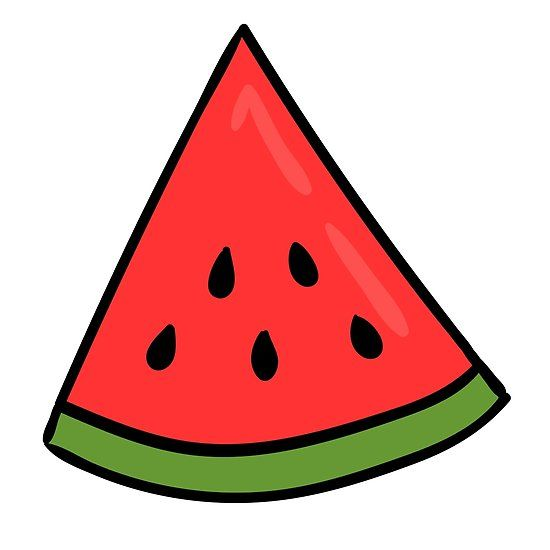
#> input picture Corner-Detection/watermelon.jpg, 550 x 550 px, given as the content of the folder /content/drive/MyDrive/CornerDetection, which was not available
$ jupyter execute 'Corner Detection.ipynb'
#> lines starting #> are read from the running program, lines starting #| are printed output that depends on the picture; after the words box and inside, x2 and y2 are one past the last pixel; in counts of white or black regions, pixels touching at a corner belong together; pictures that were not available may be replaced by others from this repository, and a replacement may not be noted
[cell 1]
import os
import random

import cv2
import numpy as np
import matplotlib.pyplot as plt

from scipy import ndimage as ndi
from scipy.ndimage import maximum_filter
from skimage.filters import gaussian

[cell 2]
from google.colab import drive
drive.mount('/content/drive')

[cell 3]
def min_distance_filter(corners, R, min_dist=12, max_keep=300):

    if not corners:
        return []

    corners_sorted = sorted(corners, key=lambda c: R[c[1], c[0]], reverse=True)

    kept = []
    min_dist2 = float(min_dist * min_dist)

    for (x, y) in corners_sorted:
        ok = True
        for (kx, ky) in kept:
            dx = x - kx
            dy = y - ky
            if dx * dx + dy * dy < min_dist2:
                ok = False
                break

        if ok:
            kept.append((x, y))
            if len(kept) >= max_keep:
                break

    return kept


def process_image(path, debug=False):

    name = path.lower()
    is_checker = ("checker" in name) or ("chess" in name) or ("board" in name)

    # -----------------------------
    # Step 1: Load
    # -----------------------------
    img_color = cv2.imread(path)
    img_gray = cv2.imread(path, cv2.IMREAD_GRAYSCALE)

    if img_color is None or img_gray is None:
        raise ValueError(f"Could not load image at {path}")

    img_rgb0 = cv2.cvtColor(img_color, cv2.COLOR_BGR2RGB)

    display_size = (350, 350)
    img_rgb0_disp = cv2.resize(img_rgb0, display_size)
    img_gray_disp = cv2.resize(img_gray, display_size)

    fig, axes = plt.subplots(1, 2, figsize=(6, 3), dpi=120, constrained_layout=True)
    axes[0].imshow(img_rgb0_disp)
    axes[0].set_title("Original")
    axes[0].axis("off")
    axes[1].imshow(img_gray_disp, cmap="gray")
    axes[1].set_title("Grayscale")
    axes[1].axis("off")
    plt.show()

    # -----------------------------
    # Step 2: Normalize
    # -----------------------------
    img_gray_float = img_gray.astype(np.float32)
    r_min = img_gray_float.min()
    r_max = img_gray_float.max()

    if r_max > r_min:
        img_norm = (img_gray_float - r_min) / (r_max - r_min)
    else:
        img_norm = np.zeros_like(img_gray_float)

    # -----------------------------
    # Step 3: CLAHE
    # -----------------------------
    use_clahe = True
    if use_clahe:
        img_norm_u8 = (img_norm * 255).astype(np.uint8)
        clahe = cv2.createCLAHE(clipLimit=2.0, tileGridSize=(8, 8))
        img_clahe_u8 = clahe.apply(img_norm_u8)
        img_pre = img_clahe_u8.astype(np.float32) / 255.0
    else:
        img_clahe_u8 = (img_norm * 255).astype(np.uint8)
        img_pre = img_norm

    # -----------------------------
    # Step 4: Smooth
    # -----------------------------
    sigma_smooth = 1.2
    img_smooth = gaussian(img_pre, sigma=sigma_smooth)

    fig, axes = plt.subplots(1, 3, figsize=(10, 3.2), dpi=120, constrained_layout=True)
    axes[0].imshow(img_norm, cmap="gray")
    axes[0].set_title("Normalized (0–1)")
    axes[0].axis("off")
    axes[1].imshow(img_pre, cmap="gray")
    axes[1].set_title("After CLAHE (0–1)" if use_clahe else "No CLAHE (0–1)")
    axes[1].axis("off")
    axes[2].imshow(img_smooth, cmap="gray")
    axes[2].set_title(f"Gaussian Smoothed (σ={sigma_smooth})")
    axes[2].axis("off")
    plt.show()

    # -----------------------------
    # Step 5: Sobel
    # -----------------------------
    sobel_x = np.array([[-1, 0, 1],
                        [-2, 0, 2],
                        [-1, 0, 1]], dtype=np.float32)
    sobel_y = np.array([[-1, -2, -1],
                        [0, 0, 0],
                        [1, 2, 1]], dtype=np.float32)

    Ix = ndi.convolve(img_smooth, sobel_x)
    Iy = ndi.convolve(img_smooth, sobel_y)

    fig, axes = plt.subplots(1, 2, figsize=(10, 4), dpi=120, constrained_layout=True)
    axes[0].imshow(Ix, cmap="gray")
    axes[0].set_title("Sobel X (Ix) - Vertical Edges")
    axes[0].axis("off")
    axes[1].imshow(Iy, cmap="gray")
    axes[1].set_title("Sobel Y (Iy) - Horizontal Edges")
    axes[1].axis("off")
    plt.show()

    # -----------------------------
    # Step 6: Products
    # -----------------------------
    Ixx = Ix * Ix
    Iyy = Iy * Iy
    Ixy = Ix * Iy

    fig, axes = plt.subplots(1, 3, figsize=(12, 4), dpi=120, constrained_layout=True)

    axes[0].imshow(Ixx, cmap="gray")
    axes[0].set_title("Ixx = Ix²")
    axes[0].axis("off")

    axes[1].imshow(Iyy, cmap="gray")
    axes[1].set_title("Iyy = Iy²")
    axes[1].axis("off")

    absmax = np.max(np.abs(Ixy)) + 1e-12
    axes[2].imshow(Ixy, cmap="gray", vmin=-absmax, vmax=absmax)
    axes[2].set_title("Ixy = Ix·Iy (symmetric scale)")
    axes[2].axis("off")

    plt.show()


    # -----------------------------
    # Step 7: Tensor smoothing
    # -----------------------------
    Sxx = gaussian(Ixx, sigma=1)
    Syy = gaussian(Iyy, sigma=1)
    Sxy = gaussian(Ixy, sigma=1)

    fig, axes = plt.subplots(1, 3, figsize=(12, 4), dpi=120, constrained_layout=True)
    axes[0].imshow(Sxx, cmap="gray")
    axes[0].set_title("Sxx = smoothed Ix²")
    axes[0].axis("off")
    axes[1].imshow(Syy, cmap="gray")
    axes[1].set_title("Syy = smoothed Iy²")
    axes[1].axis("off")
    axes[2].imshow(Sxy, cmap="gray")
    axes[2].set_title("Sxy = smoothed Ix·Iy")
    axes[2].axis("off")
    plt.show()

    # -----------------------------
    # Step 8: Harris response
    # -----------------------------
    k = 0.04
    detM = Sxx * Syy - (Sxy ** 2)
    traceM = Sxx + Syy
    R = detM - k * (traceM ** 2)

    R_min, R_max = R.min(), R.max()
    R_norm = (R - R_min) / (R_max - R_min + 1e-12)

    fig, axes = plt.subplots(1, 2, figsize=(10, 4), dpi=120, constrained_layout=True)
    axes[0].imshow(R, cmap="gray")
    axes[0].set_title("Raw corner response R")
    axes[0].axis("off")
    axes[1].imshow(R_norm, cmap="gray")
    axes[1].set_title("Normalized corner response R_norm")
    axes[1].axis("off")
    plt.show()

    # -----------------------------
    # Step 9: Adaptive threshold
    # -----------------------------
    R_pos = np.where(R > 0, R, 0)
    R_vals = R_pos[R_pos > 0]

    if R_vals.size == 0:
        print("WARNING: No positive Harris responses found.")
        corner_candidates = np.zeros_like(R_pos, dtype=bool)
        thr = None
        pct = None
    else:
        if is_checker:
            pct = 98.0
            target_min = 200
            target_max = 8000
        else:
            pct = 99.5
            target_min = 80
            target_max = 1200

        thr = np.percentile(R_vals, pct)
        corner_candidates = (R_pos > thr)

        for _ in range(18 if is_checker else 12):
            n_cand = int(np.sum(corner_candidates))
            if n_cand < target_min:
                pct = max(90.0, pct - (0.3 if is_checker else 0.2))
                thr = np.percentile(R_vals, pct)
                corner_candidates = (R_pos > thr)
            elif n_cand > target_max:
                pct = min(99.95, pct + (0.3 if is_checker else 0.2))
                thr = np.percentile(R_vals, pct)
                corner_candidates = (R_pos > thr)
            else:
                break

    if debug:
        print("Adaptive threshold percentile:", pct)
        print("Adaptive threshold value thr:", thr)
        print("Number of candidate corner pixels:", int(np.sum(corner_candidates)))

    # -----------------------------
    # Step 10: NMS + plot (visible points)
    # -----------------------------
    nms_size = 5 if is_checker else 7
    R_local_max = maximum_filter(R_pos, size=nms_size)
    nms_mask = corner_candidates & (R_pos == R_local_max)

    cy, cx = np.where(corner_candidates)
    ny, nx = np.where(nms_mask)

    fig, axes = plt.subplots(1, 2, figsize=(10, 4.8), dpi=120, constrained_layout=True)

    axes[0].imshow(img_pre, cmap="gray")
    axes[0].scatter(cx, cy, s=6, marker="o")
    axes[0].set_title(f"Corner candidates (pct={pct})")
    axes[0].axis("off")

    axes[1].imshow(img_pre, cmap="gray")
    axes[1].scatter(nx, ny, s=10, marker="o")
    axes[1].set_title(f"After NMS (size={nms_size})")
    axes[1].axis("off")

    plt.show()

    print("Number of final corners after NMS:", int(np.sum(nms_mask)))

    # -----------------------------
    # Step 11: Coordinates
    # -----------------------------
    ys, xs = np.where(nms_mask)
    corners = list(zip(xs, ys))

    # -----------------------------
    # Step 12: Minimum distance filter
    # -----------------------------
    if is_checker:
        min_dist = 6
    else:
        min_dist = 12
        if "window" in name:
            min_dist = 8

    max_keep = 8000 if is_checker else 250

    before_md = len(corners)
    corners = min_distance_filter(corners, R_pos, min_dist=min_dist, max_keep=max_keep)
    after_md = len(corners)

    print("Corners BEFORE minDistance:", before_md)
    print("Corners AFTER minDistance:", after_md)

    if is_checker and debug:
        mx = np.array([c[0] for c in corners], dtype=np.int32)
        my = np.array([c[1] for c in corners], dtype=np.int32)
        fig, ax = plt.subplots(figsize=(5, 5), dpi=120, constrained_layout=True)
        ax.imshow(img_pre, cmap="gray")
        ax.scatter(mx, my, s=10, marker="o")
        ax.set_title(f"After minDistance (min_dist={min_dist})")
        ax.axis("off")
        plt.show()

    # -----------------------------
    # Step 13: Sub-pixel refinement
    # -----------------------------
    if len(corners) > 0:
        refine_img = img_clahe_u8 if use_clahe else (img_norm * 255).astype(np.uint8)
        corners_np = np.array(corners, dtype=np.float32).reshape(-1, 1, 2)

        win = (5, 5)
        zero_zone = (-1, -1)
        criteria = (cv2.TERM_CRITERIA_EPS + cv2.TERM_CRITERIA_MAX_ITER, 40, 0.001)

        corners_refined = cv2.cornerSubPix(refine_img, corners_np, win, zero_zone, criteria)
        corners = [(float(p[0][0]), float(p[0][1])) for p in corners_refined]

    # -----------------------------
    # Step 14: Draw corners on display image
    # -----------------------------
    img_h, img_w = img_rgb0.shape[:2]
    disp_w, disp_h = display_size
    sx = disp_w / img_w
    sy = disp_h / img_h

    fig, ax = plt.subplots(figsize=(4.8, 4.8), dpi=120, constrained_layout=True)
    ax.imshow(img_rgb0_disp)
    ax.set_title("Detected corners on original image")
    for x, y in corners:
        ax.scatter(x * sx, y * sy, s=7, c="cyan", marker="o")
    ax.axis("off")
    plt.show()

    return corners

[cell 4]
folder = "/content/drive/MyDrive/CornerDetection"
exts = (".jpg", ".jpeg", ".png", ".bmp")

all_images = [
    os.path.join(folder, f)
    for f in os.listdir(folder)
    if f.lower().endswith(exts)
]

print("Found", len(all_images), "images:")
for p in all_images:
    print(p)

path = random.choice(all_images)
print("Random image chosen:", path)

process_image(path)
#> in process_image, img_color is the input picture: shape (550, 550, 3); mean B, G, R 169.8, 174.8, 225.8
#> in process_image, `plt.show()`:
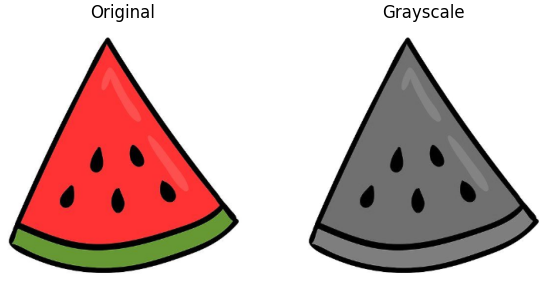
#> figure drawn by matplotlib, 2 panels
#> in process_image, `r_min = img_gray_float.min()`: r_min = 0
#> in process_image, `r_max = img_gray_float.max()`: r_max = 255
#> in process_image, `img_smooth = gaussian(img_pre, sigma=sigma_smooth)`:
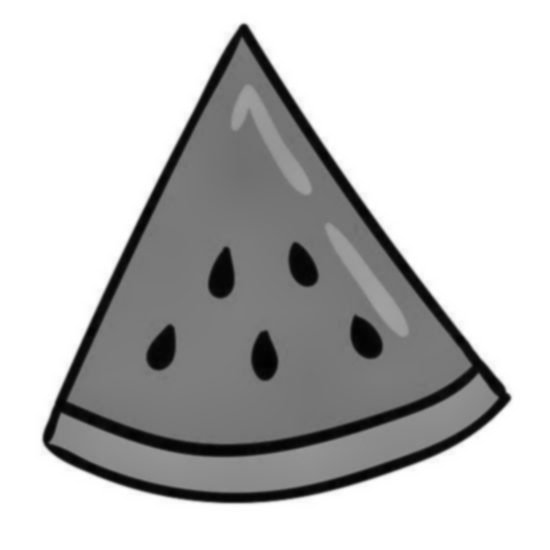
#> img_smooth: shape (550, 550) float32; min 0.00787, max 1, mean 0.759
#> in process_image, `Ix = ndi.convolve(img_smooth, sobel_x)`:
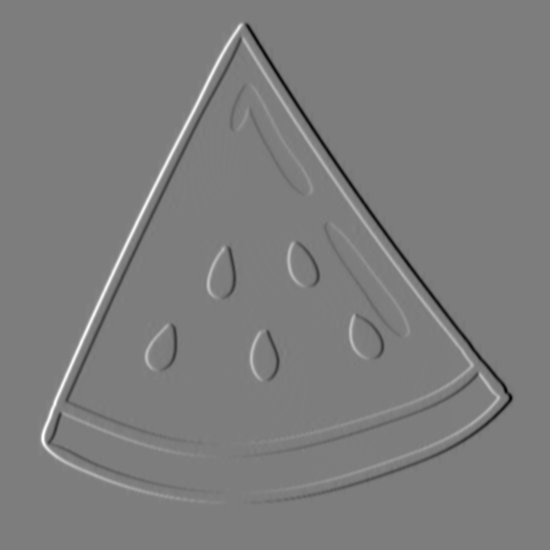
#> Ix: shape (550, 550) float32; min -2.08, max 2.14, mean 7.29e-12; drawn with min black and max white
#> in process_image, `Iy = ndi.convolve(img_smooth, sobel_y)`:
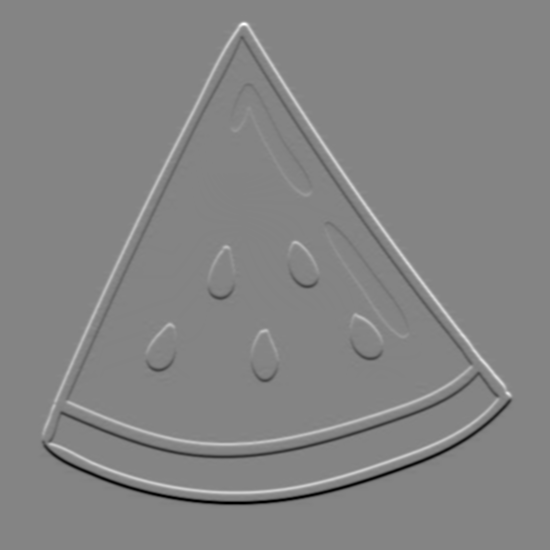
#> Iy: shape (550, 550) float32; min -2.22, max 2.07, mean 3.58e-10; drawn with min black and max white
#> in process_image, `Ixy = Ix * Iy`:
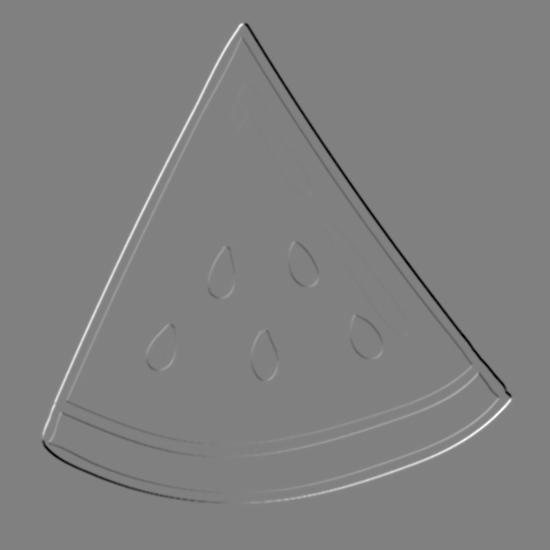
#> Ixy: shape (550, 550) float32; min -2.4, max 2.34, mean 0.000604; drawn with min black and max white
#> in process_image, `absmax = np.max(np.abs(Ixy)) + 1e-12`: absmax = 2.4
#> in process_image, `detM = Sxx * Syy - (Sxy ** 2)`:
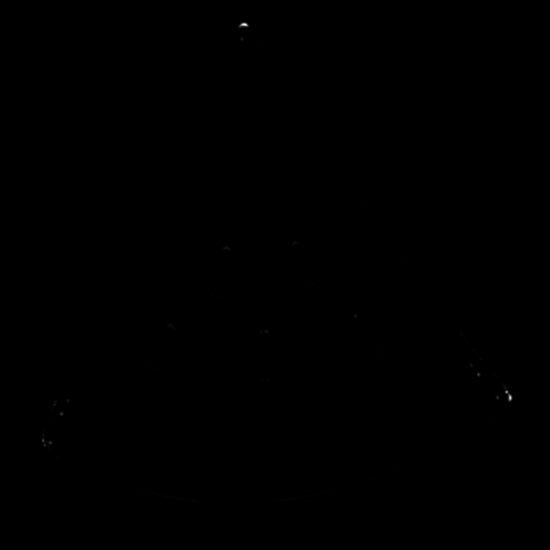
#> detM: shape (550, 550) float32; min -1.11e-16, max 0.579, mean 0.000142; drawn with min black and max white
#> in process_image, `traceM = Sxx + Syy`:
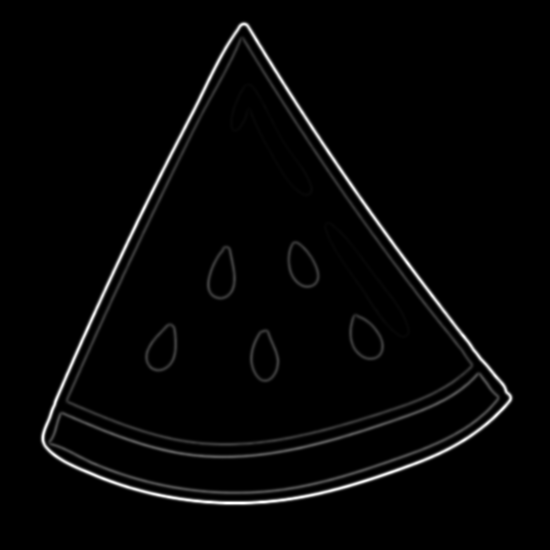
#> traceM: shape (550, 550) float32; min 0, max 3.61, mean 0.0827; drawn with min black and max white
#> in process_image, `R = detM - k * (traceM ** 2)`:
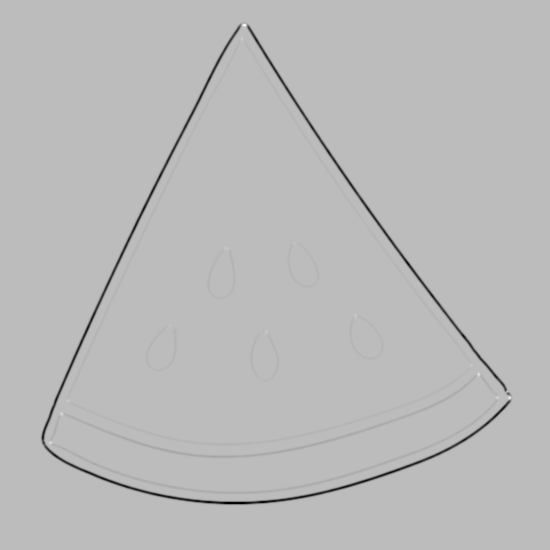
#> R: shape (550, 550) float32; min -0.523, max 0.183, mean -0.00563; drawn with min black and max white
#> in process_image, `R_min, R_max = R.min(), R.max()`: R_min = -0.523; R_max = 0.183
#> in process_image, `thr = np.percentile(R_vals, pct)`: thr = 0.00394
#> in process_image, `corner_candidates = (R_pos > thr)`: corner_candidates: shape (550, 550) bool; 0.06% white in thin lines or dots, all inside (x1, y1, x2, y2) = (46, 24, 511, 445)
#> the loop in process_image, `for _ in range(18 if is_checker else 12):` made 1 pass
#> n_cand on pass 1: 196
#> in process_image, `nms_mask = corner_candidates & (R_pos == R_local_max)`: nms_mask: shape (550, 550) bool; 0% white in thin lines or dots, all inside (x1, y1, x2, y2) = (50, 25, 510, 443)
#> in process_image, `cy, cx = np.where(corner_candidates)`: cy = 196 values from 24 to 444; cx = 196 values, max 510 at index 138, min 46 at index 175, mean 269.3
#> in process_image, `ny, nx = np.where(nms_mask)`: ny = [25, 38, 243, 247, 315, 325, 331, 365, 374, 397, 397, 400, 414, 442]; nx = [244, 241, 294, 226, 355, 169, 266, 471, 478, 497, 509, 67, 61, 50]
#> in process_image, `plt.show()`:
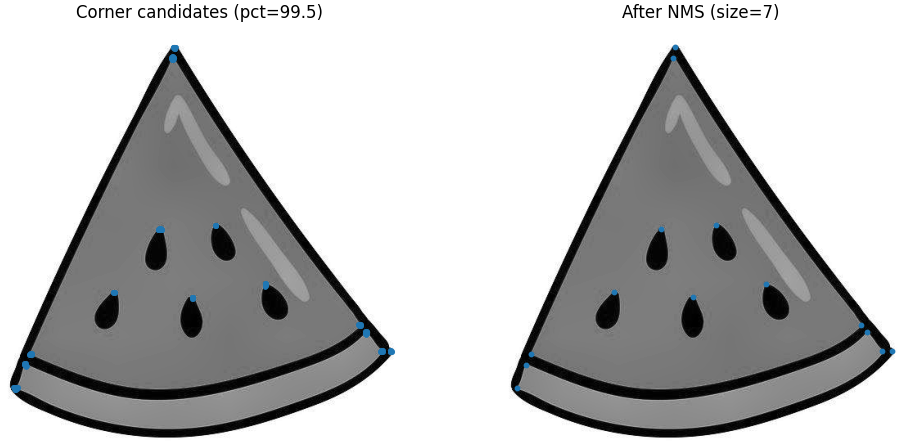
#> figure drawn by matplotlib, 2 panels
#| Number of final corners after NMS: 14
#> in process_image, `ys, xs = np.where(nms_mask)`: ys has the same summary as ny; xs has the same summary as nx
#> in process_image, `corners = list(zip(xs, ys))`: corners = [(244, 25), (241, 38), (294, 243), (226, 247), (355, 315), (169, 325), (266, 331), (471, 365), (478, 374), (497, 397), (509, 397), (67, 400), (61, 414), (50, 442)]
#> in process_image, `before_md = len(corners)`: before_md = 14
#> in min_distance_filter, `corners_sorted = sorted(corners, key=lambda c: R[c[1], c[0]], reverse=..`: corners_sorted = [(244, 25), (509, 397), (478, 374), (50, 442), (61, 414), (497, 397), (241, 38), (355, 315), (67, 400), (266, 331), (471, 365), (226, 247), (294, 243), (169, 325)]
#> the loop in min_distance_filter, `for (x, y) in corners_sorted:` made 14 passes
#> after the loop in min_distance_filter, `for (x, y) in corners_sorted:`: kept = [(244, 25), (509, 397), (478, 374), (50, 442), (61, 414), (497, 397), (241, 38), (355, 315), (67, 400), (266, 331), (226, 247), (294, 243), (169, 325)]
#> in process_image, `corners = min_distance_filter(corners, R_pos, min_dist=min_dist, max_k..`: corners has the same summary as kept in min_distance_filter
#> in process_image, `after_md = len(corners)`: after_md = 13
#| Corners BEFORE minDistance: 14
#| Corners AFTER minDistance: 13
#> in process_image, `corners_np = np.array(corners, dtype=np.float32).reshape(-1, 1, 2)`: corners_np = 13 rows, first 8: [244, 25], [509, 397], [478, 374], [50, 442], [61, 414], [497, 397], [241, 38], [355, 315]
#> in process_image, `corners_refined = cv2.cornerSubPix(refine_img, corners_np, win, zero_z..`: corners_refined = 13 rows, first 8: [243.7, 22.54], [511.2, 397], [478.3, 372.4], [50, 442], [61.11, 412.1], [498.6, 397.2], [241, 38], [354.8, 314.1]
#> in process_image, `corners = [(float(p[0][0]), float(p[0][1])) for p in corners_refined]`: corners = [(243.7, 22.54), (511.2, 397), (478.3, 372.4), (50, 442), (61.11, 412.1), (498.6, 397.2), (241, 38), (354.8, 314.1), (65.88, 400.4), (266.5, 329.6), (226.4, 245.4), (294.5, 240.9), (169.7, 323)]
#> the loop in process_image, `for x, y in corners:` made 13 passes
#> in process_image, `plt.show()`:
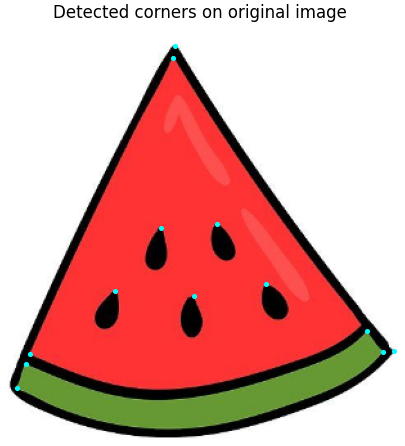
#> figure drawn by matplotlib, 1 panel
